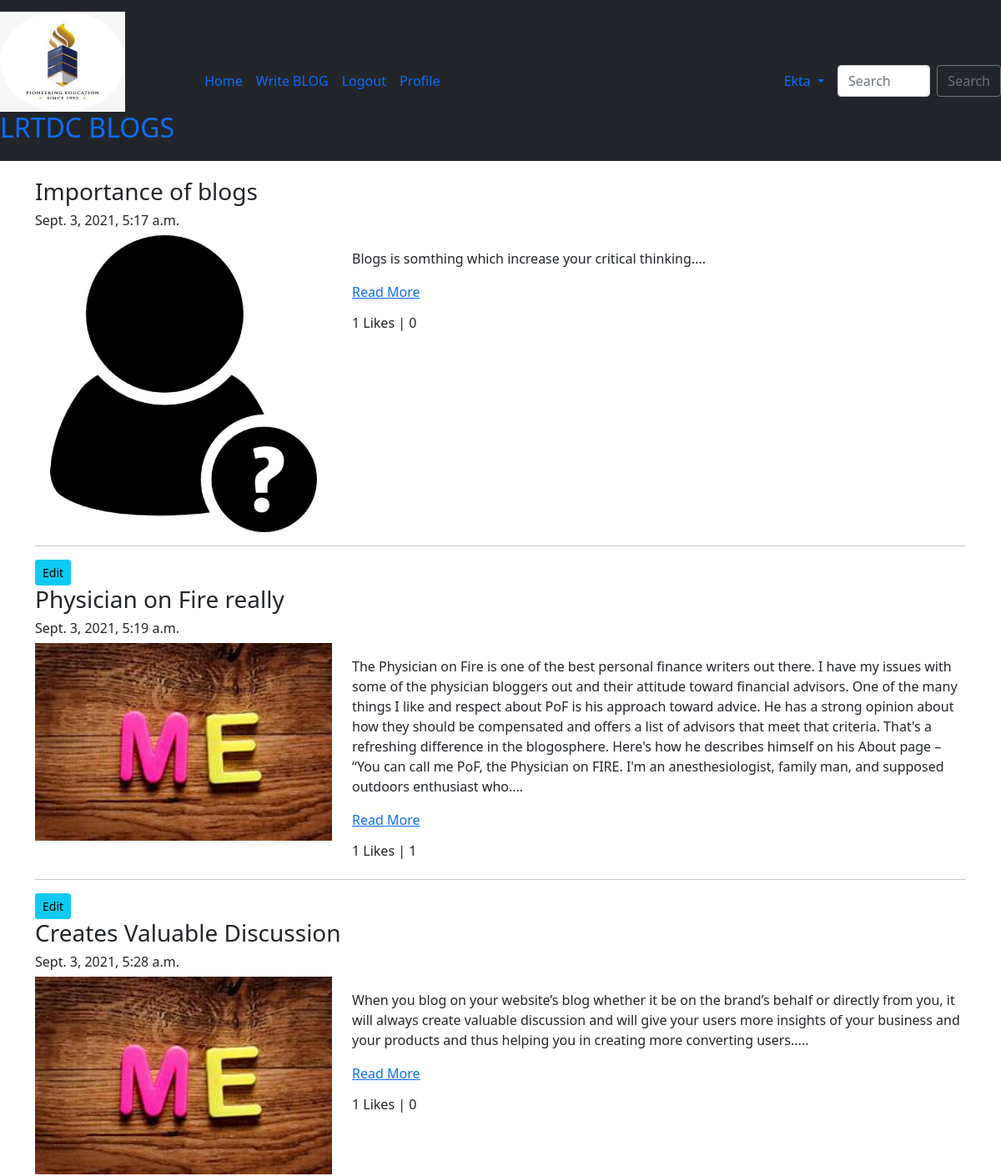
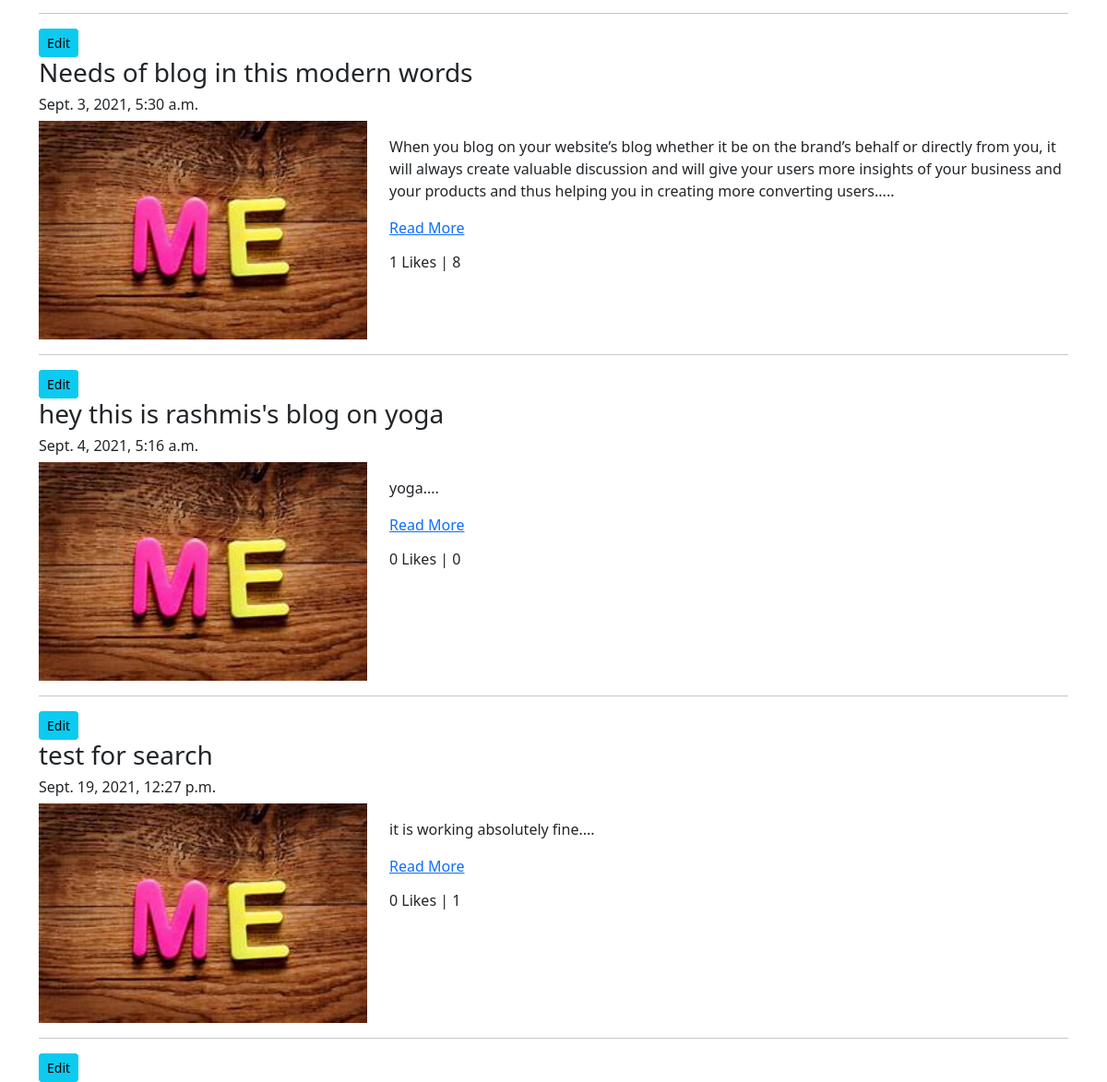
Screenshot of /blog/myBlog (signed in) with the database file from the repository (2 pictures, top to bottom).
### App_Blog/models.py (models this page shows, shortened)
class Blog(models.Model):
    author = models.ForeignKey(User, on_delete=models.CASCADE, related_name='post_author')
    blog_title = models.CharField(max_length=260, verbose_name='Title Here')
    slug = models.SlugField(max_length=264, unique=True)
    blog_content = models.TextField(verbose_name='Blog Content')
    blog_image = models.ImageField(upload_to='blog_images', verbose_name='Blog Image')
    publish_date = models.DateTimeField(auto_now_add=True)
    update_date = models.DateTimeField(auto_now=True)

### App_Blog/views.py (the view)
# urls.py: path('myBlog', views.MyBlogs.as_view(), name='myBlog'),
class MyBlogs(LoginRequiredMixin, TemplateView):
    template_name = 'App_Blog/my_blogs.html'

### App_Blog/templatetags/custom_filters.py (called while the page is built)
def range_filter(value):
    return value[0:600] + "...."

### templates/App_Blog/my_blogs.html (shortened to what this page needs)
{% extends 'base.html' %}
{% load custom_filters %}
{% block body_block %}
{% for blog in user.post_author.all  %}
<h3>{{ blog.blog_title }}</h3>
<h6>{{ blog.publish_date }}</h6>
<div class="row">
  <div class="col-sm-4">
    <img src="/media/{{blog.blog_image}}" width="100%">
  </div>
  <div class="col-sm-8">
  <p>{{ blog.blog_content|range_filter|linebreaks }}
  <a href="details/{{blog.slug}}">Read More</a>
  </p>
  <h6>{{ blog.blog_like.count }} Likes | {{ blog.blog_comment.count }}</h6>
    </div>
</div>
<hr>
<a href="{% url 'App_Blog:editBlog' pk=blog.pk %}" class="btn btn-info btn-sm">Edit</a>
{% endfor %}
{% endblock %}

### templates/base.html (shortened to what this page needs)
<!doctype html>
{% load static %}
<html lang="en">
  <head>
    <link href="https://cdn.jsdelivr.net/npm/bootstrap@5.1.0/dist/css/bootstrap.min.css" rel="stylesheet">
<link rel="stylesheet" href="https://maxcdn.bootstrapcdn.com/font-awesome/4.7.0/css/font-awesome.min.css">
  </head>
  <body>
    <nav class="navbar navbar-expand-sm bg-dark navbark-dark">
    <a class="navbar-brand" href="#">
      <img src="{% static "images/college_logo.png" %}" alt="" width="150" height="120" class="d-inline-block align-text-top">
      <h2>LRTDC BLOGS</h2>
    </a>
  <div class="container-fluid">
      <ul class="navbar-nav">
        <li class="nav-item active">
          <a class="nav-link" href="{% url 'index' %}">Home</a>
        </li>
        {% if user.is_authenticated %}
        <li class="nav-item active">
          <a class="nav-link" href="{% url 'App_Blog:create_blog' %}">Write BLOG</a>
        </li>
        <li class="nav-item active">
          <a class="nav-link" href="{% url 'App_Login:logout' %}">Logout</a>
        </li>
        <li class="nav-item active">
          <a class="nav-link" href="{% url 'App_Login:profile' %}">Profile</a>
        </li>
        {% endif %}
      </ul>
     {% if user.is_authenticated %}
    </div>
    <div class="nav-item dropdown">
        <a class="nav-link dropdown-toggle" href="#" role="button" id="navbarDropdown"  data-bs-toggle="dropdown" aria-expanded="false">
          {{ user.username }}
        </a>
      </div>
     {% endif %}
     <form class="d-flex" method="POST" action="{% url 'App_Blog:search' %}">{% csrf_token %}
      <input class="form-control me-2" type="search" placeholder="Search" name="searched" id="searched" aria-label="Search">
      <button class="btn btn-outline-secondary" type="submit">Search</button>
    </form>
    </nav>
    <div class="container" style="padding-top:20px">
      {% block body_block %}
      {% endblock %}
    </div>
  </body>
</html>

### rows the page displays
Blog: blog_title "Importance of blogs", publish_date "Sept. 3, 2021, 5:17 a.m.", blog_image (placeholder picture), blog_content|range_filter "Blogs is somthing which increase your critical thinking....", blog_like.count "1", blog_comment.count "0"
Blog: blog_title "Physician on Fire really", publish_date "Sept. 3, 2021, 5:19 a.m.", blog_image (picture), blog_content|range_filter "The Physician on Fire is one of the best personal finance writers out there. I have my issues with some of the physician bloggers out and their attitude toward financial advisors. One of the many things I like and respect about PoF is his approach toward advice. He has a strong opinion about how they should be compensated and offers a list of advisors that meet that criteria. That's a refreshing difference in the blogosphere. Here's how he describes himself on his About page – “You can call me PoF, the Physician on FIRE. I'm an anesthesiologist, family man, and supposed outdoors enthusiast who....", blog_like.count "1", blog_comment.count "1"
Blog: blog_title "Creates Valuable Discussion", publish_date "Sept. 3, 2021, 5:28 a.m.", blog_image (picture), blog_content|range_filter "When you blog on your website’s blog whether it be on the brand’s behalf or directly from you, it will always create valuable discussion and will give your users more insights of your business and your products and thus helping you in creating more converting users.....", blog_like.count "1", blog_comment.count "0"
Blog: blog_title "Needs of blog in this modern words", publish_date "Sept. 3, 2021, 5:30 a.m.", blog_image (picture), blog_content|range_filter "When you blog on your website’s blog whether it be on the brand’s behalf or directly from you, it will always create valuable discussion and will give your users more insights of your business and your products and thus helping you in creating more converting users.....", blog_like.count "1", blog_comment.count "8"
Blog: blog_title "hey this is rashmis's blog on yoga", publish_date "Sept. 4, 2021, 5:16 a.m.", blog_image (picture), blog_content|range_filter "yoga....", blog_like.count "0", blog_comment.count "0"
Blog: blog_title "test for search", publish_date "Sept. 19, 2021, 12:27 p.m.", blog_image (picture), blog_content|range_filter "it is working absolutely fine....", blog_like.count "0", blog_comment.count "1"

### other values shown
{{ user.username }} "Ekta"
